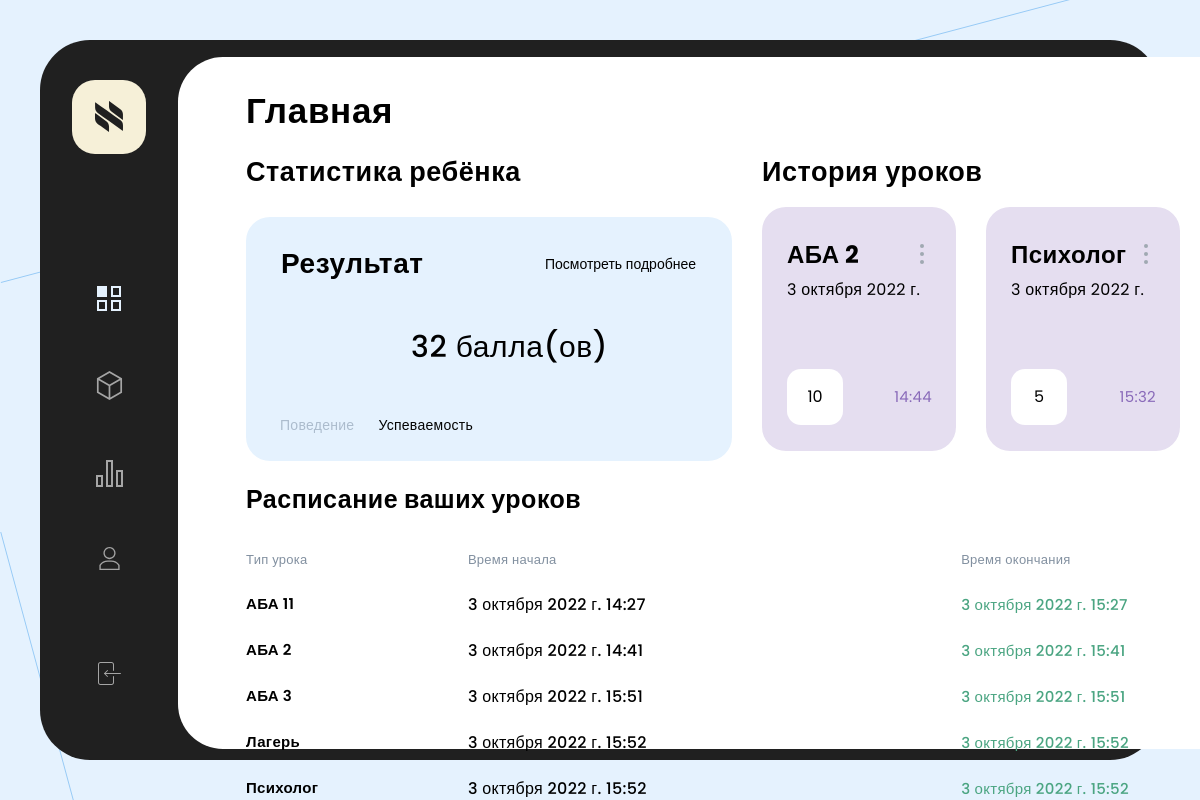
The page / on the database its author committed.
### djLC_app1/models.py (models this page shows, shortened)
class History(models.Model):
    text = models.TextField(verbose_name='текст(что делали на уроке или какие ни будь замечания')
    type2 = models.ForeignKey(Category, verbose_name='Категория', on_delete=models.SET_NULL, null=True)
    date_end = models.DateTimeField(verbose_name='Время окончания',auto_now_add=False, auto_now=False)
    evaluations1 = models.IntegerField(verbose_name='Оценка по успеваемости(от 1 до 10)')
    evaluations2 = models.IntegerField(verbose_name='Оценка по поведению(от 1 до 10)')
    teacher = models.ManyToManyField(Teacher, verbose_name='Учитель')
    student = models.ManyToManyField(Student, verbose_name='Ученик')
    class Meta:
        verbose_name = 'История'
        verbose_name_plural = 'Истории'

class Category(models.Model):
    name = models.TextField('Категория', max_length=150)
    def __str__(self):
        return self.name
    class Meta:
        verbose_name = 'Категория'
        verbose_name_plural = 'Категории'

class Schedule(models.Model):
    type2 = models.ForeignKey(Category, verbose_name='Категория', on_delete=models.SET_NULL, null=True)
    date_beginning = models.DateTimeField(verbose_name='Время начало',auto_now_add=False, auto_now=False)
    date_end = models.DateTimeField(verbose_name='Время окончания',auto_now_add=False, auto_now=False)
    teacher = models.ManyToManyField(Teacher, verbose_name='Учитель')
    student = models.ManyToManyField(Student, verbose_name='Ученик')
    tutor = models.BooleanField(verbose_name='Куратор')
    class Meta:
        ordering = ['date_beginning']
        verbose_name = 'Расписание'
        verbose_name_plural = 'Расписание'

### djLC_app1/views.py (the view)
# urls.py: path('', view1),
def view1(request):
    history = History.objects.filter(id__lt=5)
    a = 0
    for i in history:
        a = a + (i.evaluations1)
    schedule = Schedule.objects.filter(id__lt=6)
    return render(request, 'dj1/index.html', {'schedule': schedule, 'history_list': history, 'a': a})

### djLC_app1/templates/dj1/index.html (shortened to what this page needs)
<!DOCTYPE html>
	{% load static %}
<html lang="en">
	<head>
		<link rel="stylesheet" href="{% static '1/css/main.css' %}" />
	</head>
	<body>
		  <div class="dashboard">
			<div class="dashboard__nav">
				<nav class="nav">
					<div class="nav__logo">
						<a href="#" class="logo">
							<img src="{% static '3/img/nav-icons/logo.svg' %}" alt="Logo" />
						</a>
					</div>
					<div class="nav__icons">
						<ul class="nav__icons-list">
							<li>
								<a href="/"><img src="{% static '3/img/nav-icons/dashboard.svg' %}" alt="" /></a>
							</li>
							<li>
								<a href="/4/"><img src="{% static '3/img/nav-icons/cube.svg' %}" alt="" /></a>
							</li>
							<li>
								<a href="3/"><img src="{% static '3/img/nav-icons/charts.svg' %}" alt="" /></a>
							</li>
							<li>
								<a href="2/"><img src="{% static '3/img/nav-icons/user.svg'%}" alt="" /></a>
							</li>
							<li class="nav__icons-list-last-icon">
								<a href="#"><img src="{% static '3/img/nav-icons/login.svg'%}" alt="" /></a>
							</li>
						</ul>
					</div>
				</nav>
			</div>
			<div class="dashboard__body">
				<div class="dashboard__header">
					<h1 class="title-1">Главная</h1>
				</div>
				<div class="dashboard__cards">
					<div class="portfolio">
						<div class="portfolio__header">
							<h2 class="title-3">Статистика ребёнка</h2>
						</div>
						<div class="portfolio__card">
							<div class="balance-card">
								<div class="balance-card__balance">
									<div class="balance-card__balance-value">Результат</div>
								</div>
								<div class="balance-card__settings">
									<a href="" class="a-title-3">Посмотреть подробнее  </a>
								</div>
								<div class="balance-card__balance-desc1">{{ a }} балла(ов)</div>
								<div class="balance-card__period">
									<a class="balance-card__period-btn">Поведение</a>
									<a
										class="
											balance-card__period-btn
											balance-card__period-btn--active
										"
									>Успеваемость
									</a>
								</div>
							</div>
						</div>
					</div>
					<div class="assets">
						<div class="assets__header">
							<h2 class="title-3">История уроков</h2>
						</div>
						<div class="assets__cards">
							{% for history in history_list %}
							<div class="asset-card">
								<div class="asset-card__header">
									<div class="asset-card__value">{{ history.type2 }}</div>
									<div class="asset-card__fiat">{{ history.date_end.date }}</div>
								</div>
								<div class="asset-card__footer">
									<div class="asset-card__icon">{{ history.evaluations1 }}</div>
									<div class="asset-card__income">{{ history.date_end.time }}</div>
								</div>
								<div class="asset-card__settings">
									<button class="button-more">
										<span class="button-more__icon"></span>
									</button>
								</div>
							</div>
						{% endfor %}
						</div>
					</div>
				</div>
				<div class="dashboard__market">
					<div class="market">
						<div class="market__header">
							<h2 class="title-2">Расписание ваших уроков</h2>
						</div>
						<div class="market__table">
							<table class="market-table" cellpadding="0" cellspacing="0">
								<thead>
									<tr>
										<th>Тип урока</th>
										<th>Время начала</th>
										<th>Время окончания</th>
									</tr>
								</thead>
								<tbody>
											{% for i in schedule %}
									<tr>
										<td>
											<div class="coin">
												<div class="coin__text">
													<div class="coin__title">{{ i.type2 }}</div>
												</div>
											</div>
										</td>
										<td class="market-table__price">
                                            {{ i.date_beginning }}
                                        </td>
										<td class="market-table__chanee">{{ i.date_end }}</td>
									</tr>
											{% endfor %}
								</tbody>
							</table>
						</div>
					</div>
				</div>
			</div>
		</div>
	</body>
</html>

### rows shown on the page
History: type2 "АБА 2", date_end "3 октября 2022 г.", evaluations1 "10", date_end.time "14:44"
History: type2 "Психолог", date_end "3 октября 2022 г.", evaluations1 "5", date_end.time "15:32"
Schedule: type2 "АБА 11", date_beginning "3 октября 2022 г. 14:27", date_end "3 октября 2022 г. 15:27"
Schedule: type2 "АБА 2", date_beginning "3 октября 2022 г. 14:41", date_end "3 октября 2022 г. 15:41"
Schedule: type2 "АБА 3", date_beginning "3 октября 2022 г. 15:51", date_end "3 октября 2022 г. 15:51"
Schedule: type2 "Лагерь", date_beginning "3 октября 2022 г. 15:52", date_end "3 октября 2022 г. 15:52"
Schedule: type2 "Психолог", date_beginning "3 октября 2022 г. 15:52", date_end "3 октября 2022 г. 15:52"

### other values the page prints
{{ a }} "32"
